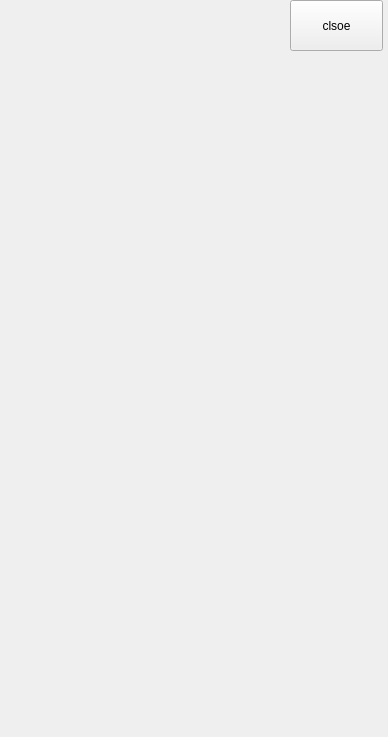
<?xml version="1.0" encoding="UTF-8"?>
<ui version="4.0">
 <class>autoHideWidget</class>
 <widget class="QWidget" name="autoHideWidget">
  <property name="geometry">
   <rect>
    <x>0</x>
    <y>0</y>
    <width>388</width>
    <height>737</height>
   </rect>
  </property>
  <property name="windowTitle">
   <string>Form</string>
  </property>
  <widget class="QPushButton" name="btnClose">
   <property name="geometry">
    <rect>
     <x>290</x>
     <y>0</y>
     <width>93</width>
     <height>51</height>
    </rect>
   </property>
   <property name="text">
    <string>clsoe</string>
   </property>
  </widget>
 </widget>
 <resources/>
 <connections/>
</ui>
